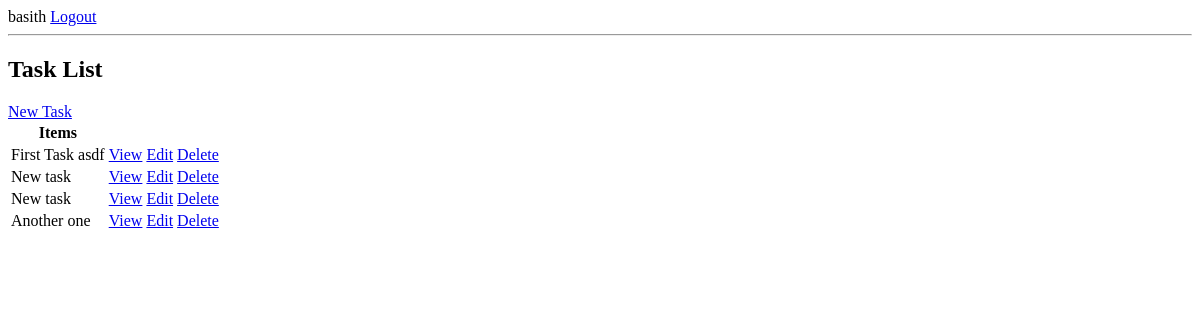
Before: / (signed in) with the older database file.
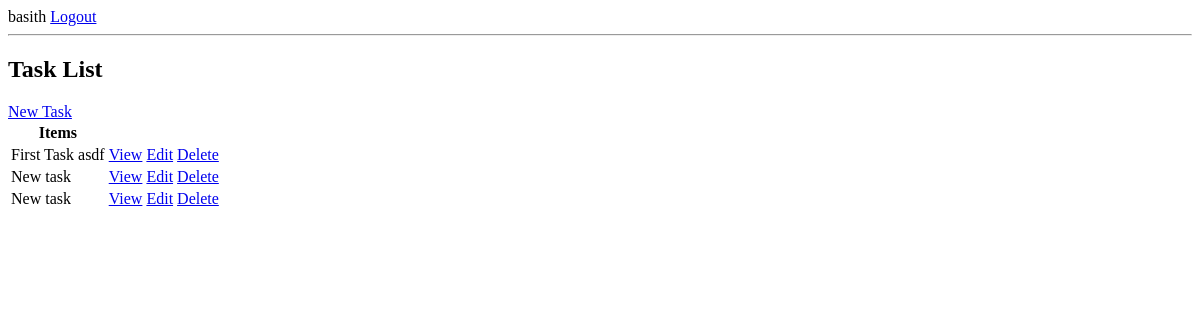
After: the same page with the newer database file.
### base/models.py (models this page shows, shortened)
class Task(models.Model):
    user = models.ForeignKey(
        User, on_delete=models.CASCADE, null=True, blank=True)
    title = models.CharField(max_length=100)
    desc = models.TextField(max_length=500, null=True, blank=True)
    is_done = models.BooleanField(default=False)
    created_at = models.DateTimeField(auto_now_add=True)
    class Meta:
        ordering = ['is_done']

### base/views.py (the view)
# urls.py: path('', TaskList.as_view(), name='tasks_list'),
class TaskList(LoginRequiredMixin, ListView):
    model = Task
    context_object_name = 'tasks'

### base/templates/base/task_list.html
{% extends './base.html' %} {% block content %}
<h2>Task List</h2>
<a href="{% url 'create_task' %}">New Task</a>
<table>
  <tr>
    <th>Items</th>
  </tr>
  {% for task in tasks %}
  <tr>
    <td>{{ task.title }}</td>
    <td><a href="{% url 'task_details' task.id %}">View</a></td>
    <td><a href="{% url 'udpate_task' task.id %}">Edit</a></td>
    <td><a href="{% url 'delete_task' task.id %}">Delete</a></td>
  </tr>
  {% empty %}
  <tr>
    <td>No tasks available</td>
  </tr>
  {% endfor %}
</table>
{% endblock content %}

Changed rows visible on the page:
removed Task: title "Another one"
